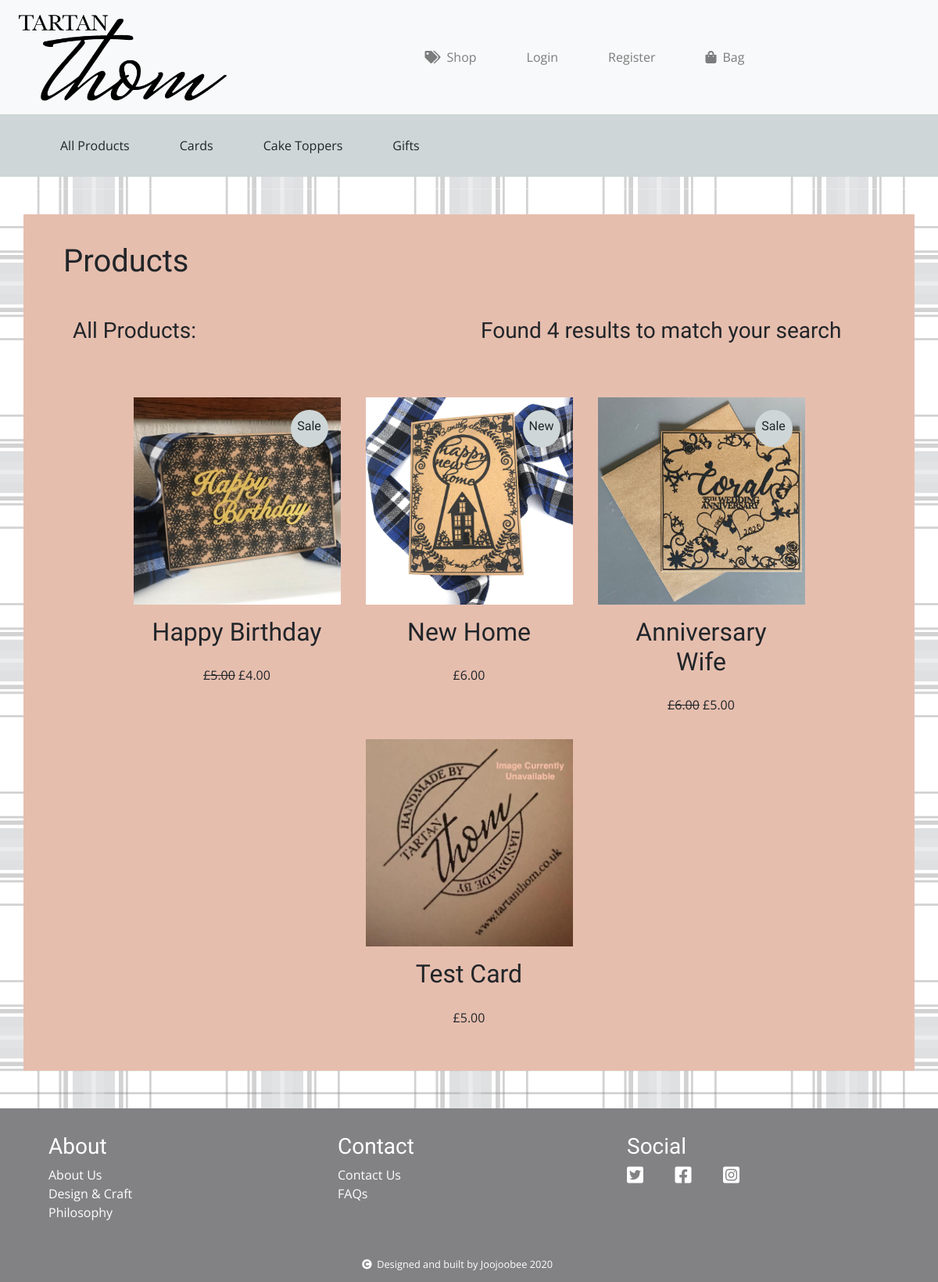
Screenshot of /products/ with the database file from the repository.
### products/models.py (models this page shows, shortened)
class Products(models.Model):
    class Meta:
        verbose_name_plural = 'Products'
    PRODUCT_TYPE = [
        ('cards', 'Cards'),
        ('cake-toppers', 'Cake-Toppers'),
        ('gifts', 'Gifts')
    ]
    category = [
        ('Birthday', 'Birthday'),
        ('Wedding', 'Wedding'),
        ('Anniversary', 'Anniversary'),
        ('New Home', 'New Home'),
        ('Baby', 'Baby'),
        ('Leaving', 'Leaving'),
    ]
    labels = [
        ('New', 'New'),
        ('Sale', 'Sale')
    ]
    sizes = [
        ('A4', 'A4'),
        ('A5', 'A5'),
        ('200mm x 200mm', '200mm x 200mm'),
        ('122mm x 172mm', '122mm x 172mm'),
        ('172mm x 122mm', '172mm x 122mm'),
        ('250mm x 250mm', '250mm x 250mm'),
        ('210mm x 297mm', '210mm x 297mm'),
        ('152mm x variable', '152mm x variable'),
    ]
    name = models.CharField(max_length=100)
    product_type = models.CharField(max_length=100, choices=PRODUCT_TYPE)
    image = models.ImageField(upload_to='img',
                              default='static/img/TartanThomDefault.jpg')
    description = models.TextField()
    category = models.CharField(max_length=100, choices=category)
    price = models.DecimalField(decimal_places=2, max_digits=5)
    sale_price = models.DecimalField(null=True, decimal_places=2, max_digits=5)
    size = models.CharField(max_length=100, choices=sizes)
    label = models.CharField(blank=True, max_length=100, choices=labels)
    tags = models.CharField(blank=True, max_length=100)
    is_bespoke = models.BooleanField(default=False)
    is_active = models.BooleanField(default=False)

### products/views.py (the view)
# urls.py: path('', view_products, name='view_products'),
def view_products(request):
    products = Products.objects.all()
    product_type = "All Products"
    results_count = products.count()
    context = {
        'products': products,
        'product_type': product_type,
        'results_count': results_count,
    }
    return render(request, "products/products.html", context)

### basket/contexts.py (called while the page is built, shortened)
def basket_contents(request):
    basket = request.session.get('basket', {})
    basket_items = []
    order_total = 0
    product_count = 0
    if order_total < settings.MIN_DELIVERY_THRESHOLD:
        delivery_total = round(Decimal(settings.MIN_DELIVERY_CHARGE), 2)
    else:
        delivery_total = round(Decimal(settings.UPPER_DELIVERY_CHARGE), 2)
    grand_total = delivery_total + order_total
    context = {
        'basket_items': basket_items,
        'order_total': order_total,
        'delivery_total': delivery_total,
        'grand_total': grand_total,
        'product_count': product_count,
    }
    return context

### products/templates/products/products.html (shortened to what this page needs)
{% extends 'base.html' %}
{% load static %}
{% block extra_nav %}
<nav id="nav-shop" class="navbar navbar-expand-lg nav-shop">
    <div class="container">
        <div class="row justify-content-center">
            <div class="col-md-12">
                <ul class="navbar-nav mr-auto">
                    <li class="nav-item">
                    <a class="nav-link" href="{% url 'products:view_products' %}">All Products</a>
                    </li>
                    <li class="nav-item">
                    <a class="nav-link" href="{% url 'products:view_products_by_type' 'cards' %}">Cards</a>
                    </li>
                    <li class="nav-item">
                    <a class="nav-link" href="{% url 'products:view_products_by_type' 'cake-toppers' %}">Cake Toppers</a>
                    </li>
                    <li class="nav-item">
                    <a class="nav-link" href="{% url 'products:view_products_by_type' 'gifts' %}">Gifts</a>
                    </li>
                </ul>
            </div>
        </div>
    </div>
</nav>
{% endblock %}
{% block content %}
<div class="container tartan-thom-container p-3 my-5">
    <div class="row justify-content-center m-1 p-3">
        <div class="col">
            <h1>Products</h1>
        </div>
    </div>
    <div class="row justify-content-center mx-3 p-3">
        <div class="col-md-6 my-1">
            <h3>{{ product_type|title }}:</h3>
        </div>
        <div class="col-md-6 my-1">
        {% if products %}
            <h3>Found {{ results_count }} results to match your search</h3>
        {% else %}
            <h3>Sorry, we didn't find any products of this type</h3>
        {% endif %}
        </div>
    </div>
    <div class="row justify-content-center m-2 p-3">
        {% if products %}
            {% for product in products %}
            <div class="product-panel col-md-3 col-sm-5 m-3">
                <div class="row justify-content-center">
                    <div class="product-panel">
                        <div class="product-panel-image">
                            <a href="{% url 'products:view_product' product.id %}">
                                {% if product.image.url %}
                                <img class="products-image" src="{{ product.image.url }}" alt="product-image"/>
                                {% else %}
                                <img class="products-image" src="{% static 'img/TartanThomDefault.jpg' %}" alt="product-image"/>
                                {% endif %}
                                {% if product.label %}
                                <div class="product-label py-auto">
                                    <span class="label">{{ product.label }}</span>
                                </div>
                                {% endif %}
                            </a>
                        </div>
                    </div>
                </div>
                <div class="row justify-content-center">
                    <div class="col-md-12 product-panel-details">
                        <h2>{{ product.name }}</h2>
                    </div>
                </div>
                <div class="row justify-content-center">
                    <div class="col-md-12 product-panel-details">
                        {% if product.sale_price %}
                        <p><span class="strike">£{{ product.price }}</span>   £{{ product.sale_price }}</p>
                        {% else %}
                        <p>£{{ product.price }}</p>
                        {% endif %}
                    </div>
                </div>
            </div>
            {% endfor %}
        {% endif %}
    </div>
</div>
{% endblock %}

### static/css/style.css (style rules this page uses)
body { background-image: url("/static/img/tartanthom.png"); height: 100%; }
h1, h2, h3, h4 { font-family: "Great Vibes", cursive; }
p, span, li, a, .btn { font-family: "Open Sans", sans-serif; }
p { margin: 0; }
a, a:hover { color: inherit; }
a { text-decoration: none; }
.tartan-thom-container { background-color: #e6beae; }
.navbar-nav { margin: 0 !important; }
.nav-link { padding: 0.5em 2em !important; }
.nav-shop { min-height: 5em; background-color: #CED6D7; }
.product-panel-details { padding-top: 1em; text-align: center; }
.products-image { width: 100%; max-width: 100%; }
.product-label { height: 3em; width: 3em; margin: 1em; padding: .5em; border-radius: 50%; position: absolute; right: 0; top: 0; background-color: #CED6D7; text-align: center; }
.label { font-family: "Great Vibes", cursive !important; font-size: 1em; }
.strike { text-decoration: line-through !important; }
@media only screen and (min-width: 768px) { .products-image { max-width: 432px; } }

### rows the page displays
Products: image (picture), label "Sale", name "Happy Birthday", price "5.00", sale_price "4.00"
Products: image (picture), label "New", name "New Home", price "6.00"
Products: image (picture), label "Sale", name "Anniversary Wife", price "6.00", sale_price "5.00"
Products: image (placeholder picture), name "Test Card", price "5.00"

### other values shown
{{ product_type|title }} "All Products"
{{ results_count }} "4"
